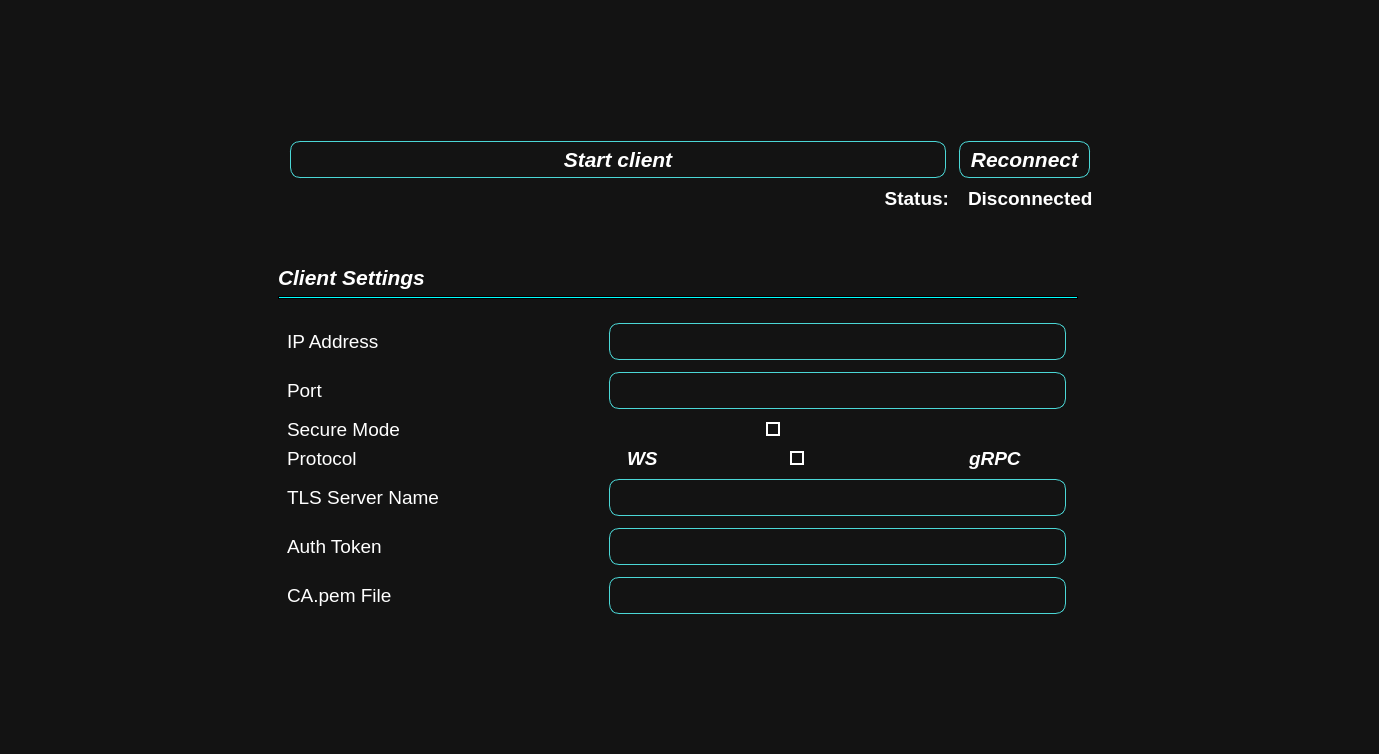
<?xml version="1.0" encoding="UTF-8"?>
<ui version="4.0">
 <class>Settings</class>
 <widget class="QMainWindow" name="Settings">
  <property name="geometry">
   <rect>
    <x>0</x>
    <y>0</y>
    <width>1379</width>
    <height>754</height>
   </rect>
  </property>
  <property name="windowTitle">
   <string>MainWindow</string>
  </property>
  <property name="styleSheet">
   <string notr="true">*{
	border: none;
	/* background-color: transparent; */
	background: none; 
	padding: 0;
	margin: 0;
	color: #fff;
}


#centralwidget{
	background-color: #131313 ; /* black */
}

QPushButton{
	background-color: transparent;
	padding: 5px 10px;
	border: 1px solid #4BD7D6 ; /* light blue */
	border-radius: 10px;
	margin: 3px;
}

QPushButton:pressed {
    background-color: #6C6C85 ; /* pastel purple */
}

#centralwidget QLineEdit {
	background-color: transparent;
	padding: 5px 10px;
	border: 1px solid #4BD7D6 ; /* light blue */
	border-radius: 10px;
	margin: 3px;
}

QComboBox{
	background-color: transparent;
	padding: 5px 10px;
	border: 1px solid #4BD7D6 ; /* light blue */
	border-radius: 10px;
	margin: 3px;
}

QComboBox::drop-down {
    image: url(:/Carbon_Icons/carbon_icons/chevron--down.svg);
}

QComboBox::down-arrow {
    image: url(:/Carbon_Icons/carbon_icons/chevron--down.svg);
}

QComboBox::up-arrow {
    image: url(:/Carbon_Icons/carbon_icons/chevron--up.svg);
}

QComboBox QAbstractItemView {
    color: #4BD7D6; /* light blue */
    background-color: #131313; /* black */
    border: 1px solid #4BD7D6; /* light blue */
    border-radius: 10px; /* rounded corners */
}

QComboBox QAbstractItemView::item {
    color: #4BD7D6; /* light blue */
    background-color: #131313; /* black */
    border: 1px solid #4BD7D6; /* light blue */
    border-radius: 10px; /* rounded corners */
	padding: 5px 10px;
	margin: 3px;
}

QComboBox QAbstractItemView::item:selected {
    background-color: #6C6C85 ; /* pastel purple */
    border-radius: 10px; /* rounded corners */
}

QCheckBox {
  background-color: transparent;
  color: white;
}

QCheckBox::indicator:unchecked {
  border: 2px solid white;
  background-color: transparent;
}

QCheckBox::indicator:checked {
  background-color: #00ffff; /* Neon blue */
  border: 2px solid #00cccc; /* Darker neon blue */
}

QCheckBox:disabled {
  color: #aaaaaa; /* Grayed out text color */
}

QCheckBox:indicator:disabled {
  background-color: #cccccc; /* Grayed out background */
}

#divider_1{
  background-color: #00ffff; /* Neon blue */
  border: 1px solid; 
}
#divider_2{
  background-color: #00ffff; /* Neon blue */
  border: 1px solid; 
}</string>
  </property>
  <widget class="QWidget" name="centralwidget">
   <property name="minimumSize">
    <size>
     <width>800</width>
     <height>631</height>
    </size>
   </property>
   <layout class="QGridLayout" name="gridLayout">
    <item row="3" column="1">
     <widget class="QFrame" name="divider_1">
      <property name="frameShape">
       <enum>QFrame::HLine</enum>
      </property>
      <property name="frameShadow">
       <enum>QFrame::Sunken</enum>
      </property>
     </widget>
    </item>
    <item row="4" column="2" rowspan="2" colspan="2" alignment="Qt::AlignTop">
     <widget class="QFrame" name="frame_page_settings">
      <property name="minimumSize">
       <size>
        <width>0</width>
        <height>0</height>
       </size>
      </property>
      <property name="frameShape">
       <enum>QFrame::StyledPanel</enum>
      </property>
      <property name="frameShadow">
       <enum>QFrame::Raised</enum>
      </property>
      <layout class="QGridLayout" name="gridLayout_3"/>
     </widget>
    </item>
    <item row="5" column="1">
     <widget class="QFrame" name="frame_general_settings">
      <property name="minimumSize">
       <size>
        <width>800</width>
        <height>0</height>
       </size>
      </property>
      <property name="frameShape">
       <enum>QFrame::StyledPanel</enum>
      </property>
      <property name="frameShadow">
       <enum>QFrame::Raised</enum>
      </property>
      <layout class="QGridLayout" name="gridLayout_2">
       <item row="3" column="3" alignment="Qt::AlignHCenter">
        <widget class="QLabel" name="label_12">
         <property name="font">
          <font>
           <pointsize>14</pointsize>
           <weight>75</weight>
           <italic>true</italic>
           <bold>true</bold>
          </font>
         </property>
         <property name="text">
          <string>WS</string>
         </property>
        </widget>
       </item>
       <item row="2" column="0" colspan="3">
        <widget class="QLabel" name="label">
         <property name="font">
          <font>
           <pointsize>14</pointsize>
          </font>
         </property>
         <property name="toolTip">
          <string>Default: Secure</string>
         </property>
         <property name="text">
          <string>Secure Mode</string>
         </property>
        </widget>
       </item>
       <item row="4" column="0">
        <widget class="QLabel" name="label_20">
         <property name="font">
          <font>
           <pointsize>14</pointsize>
          </font>
         </property>
         <property name="text">
          <string>TLS Server Name</string>
         </property>
        </widget>
       </item>
       <item row="3" column="0" colspan="2">
        <widget class="QLabel" name="label_11">
         <property name="font">
          <font>
           <pointsize>14</pointsize>
          </font>
         </property>
         <property name="toolTip">
          <string>Default: WS</string>
         </property>
         <property name="text">
          <string>Protocol</string>
         </property>
        </widget>
       </item>
       <item row="2" column="5" colspan="4" alignment="Qt::AlignLeft">
        <widget class="QCheckBox" name="place_holder_toggle_1">
         <property name="toolTip">
          <string>Default: Secure</string>
         </property>
         <property name="text">
          <string/>
         </property>
         <property name="checked">
          <bool>false</bool>
         </property>
        </widget>
       </item>
       <item row="6" column="3" colspan="6">
        <widget class="QLineEdit" name="CA_File">
         <property name="font">
          <font>
           <pointsize>14</pointsize>
          </font>
         </property>
        </widget>
       </item>
       <item row="5" column="3" colspan="6">
        <widget class="QLineEdit" name="Auth_Token">
         <property name="font">
          <font>
           <pointsize>14</pointsize>
          </font>
         </property>
        </widget>
       </item>
       <item row="1" column="0">
        <widget class="QLabel" name="label_16">
         <property name="font">
          <font>
           <pointsize>14</pointsize>
          </font>
         </property>
         <property name="text">
          <string>Port</string>
         </property>
        </widget>
       </item>
       <item row="3" column="7" colspan="2" alignment="Qt::AlignHCenter">
        <widget class="QLabel" name="label_13">
         <property name="font">
          <font>
           <pointsize>14</pointsize>
           <weight>75</weight>
           <italic>true</italic>
           <bold>true</bold>
          </font>
         </property>
         <property name="text">
          <string>gRPC</string>
         </property>
        </widget>
       </item>
       <item row="5" column="0">
        <widget class="QLabel" name="label_21">
         <property name="font">
          <font>
           <pointsize>14</pointsize>
          </font>
         </property>
         <property name="text">
          <string>Auth Token</string>
         </property>
        </widget>
       </item>
       <item row="0" column="3" colspan="6">
        <widget class="QLineEdit" name="IPAddrInput">
         <property name="font">
          <font>
           <pointsize>14</pointsize>
          </font>
         </property>
         <property name="placeholderText">
          <string/>
         </property>
        </widget>
       </item>
       <item row="2" column="3" alignment="Qt::AlignHCenter">
        <widget class="QLabel" name="label_9">
         <property name="text">
          <string/>
         </property>
         <property name="pixmap">
          <pixmap resource="../assets/res.qrc">:/Carbon_Icons/carbon_icons/security-services.svg</pixmap>
         </property>
        </widget>
       </item>
       <item row="3" column="4" colspan="3" alignment="Qt::AlignHCenter">
        <widget class="QCheckBox" name="place_holder_toggle_2">
         <property name="toolTip">
          <string>Default: WS</string>
         </property>
         <property name="text">
          <string/>
         </property>
        </widget>
       </item>
       <item row="1" column="3" colspan="6">
        <widget class="QLineEdit" name="PortInput">
         <property name="font">
          <font>
           <pointsize>14</pointsize>
          </font>
         </property>
        </widget>
       </item>
       <item row="6" column="0">
        <widget class="QLabel" name="label_17">
         <property name="font">
          <font>
           <pointsize>14</pointsize>
          </font>
         </property>
         <property name="text">
          <string>CA.pem File</string>
         </property>
        </widget>
       </item>
       <item row="4" column="3" colspan="6">
        <widget class="QLineEdit" name="TLS_Server_Name">
         <property name="font">
          <font>
           <pointsize>14</pointsize>
          </font>
         </property>
        </widget>
       </item>
       <item row="0" column="0" colspan="3">
        <widget class="QLabel" name="IPAddr">
         <property name="font">
          <font>
           <pointsize>14</pointsize>
          </font>
         </property>
         <property name="text">
          <string>IP Address</string>
         </property>
        </widget>
       </item>
      </layout>
     </widget>
    </item>
    <item row="1" column="4" rowspan="6">
     <spacer name="horizontalSpacer">
      <property name="orientation">
       <enum>Qt::Horizontal</enum>
      </property>
      <property name="sizeHint" stdset="0">
       <size>
        <width>40</width>
        <height>20</height>
       </size>
      </property>
     </spacer>
    </item>
    <item row="0" column="0" colspan="5">
     <spacer name="verticalSpacer_3">
      <property name="orientation">
       <enum>Qt::Vertical</enum>
      </property>
      <property name="sizeHint" stdset="0">
       <size>
        <width>20</width>
        <height>40</height>
       </size>
      </property>
     </spacer>
    </item>
    <item row="1" column="1" colspan="3">
     <widget class="QFrame" name="frame_2">
      <property name="sizePolicy">
       <sizepolicy hsizetype="Preferred" vsizetype="Fixed">
        <horstretch>0</horstretch>
        <verstretch>0</verstretch>
       </sizepolicy>
      </property>
      <property name="frameShape">
       <enum>QFrame::StyledPanel</enum>
      </property>
      <property name="frameShadow">
       <enum>QFrame::Raised</enum>
      </property>
      <layout class="QGridLayout" name="gridLayout_4">
       <item row="0" column="0">
        <widget class="QPushButton" name="startClientBtn">
         <property name="sizePolicy">
          <sizepolicy hsizetype="Expanding" vsizetype="Fixed">
           <horstretch>0</horstretch>
           <verstretch>0</verstretch>
          </sizepolicy>
         </property>
         <property name="font">
          <font>
           <pointsize>16</pointsize>
           <weight>75</weight>
           <italic>true</italic>
           <bold>true</bold>
          </font>
         </property>
         <property name="text">
          <string>Start client</string>
         </property>
         <property name="icon">
          <iconset resource="../assets/res.qrc">
           <normaloff>:/Carbon_Icons/carbon_icons/play.svg</normaloff>:/Carbon_Icons/carbon_icons/play.svg</iconset>
         </property>
         <property name="iconSize">
          <size>
           <width>30</width>
           <height>30</height>
          </size>
         </property>
        </widget>
       </item>
       <item row="0" column="1" colspan="2" alignment="Qt::AlignRight">
        <widget class="QPushButton" name="reconnectBtn">
         <property name="font">
          <font>
           <pointsize>16</pointsize>
           <weight>75</weight>
           <italic>true</italic>
           <bold>true</bold>
          </font>
         </property>
         <property name="text">
          <string>Reconnect</string>
         </property>
         <property name="icon">
          <iconset resource="../assets/res.qrc">
           <normaloff>:/Carbon_Icons/carbon_icons/renew.svg</normaloff>:/Carbon_Icons/carbon_icons/renew.svg</iconset>
         </property>
         <property name="iconSize">
          <size>
           <width>30</width>
           <height>30</height>
          </size>
         </property>
        </widget>
       </item>
       <item row="3" column="1" alignment="Qt::AlignRight">
        <widget class="QLabel" name="connectionLogo">
         <property name="text">
          <string/>
         </property>
         <property name="pixmap">
          <pixmap resource="../assets/res.qrc">:/Carbon_Icons/carbon_icons/connection-signal--off.svg</pixmap>
         </property>
        </widget>
       </item>
       <item row="3" column="2" alignment="Qt::AlignLeft">
        <widget class="QLabel" name="connectionStatus">
         <property name="sizePolicy">
          <sizepolicy hsizetype="Expanding" vsizetype="Preferred">
           <horstretch>0</horstretch>
           <verstretch>0</verstretch>
          </sizepolicy>
         </property>
         <property name="font">
          <font>
           <pointsize>14</pointsize>
           <weight>75</weight>
           <bold>true</bold>
          </font>
         </property>
         <property name="text">
          <string>Disconnected</string>
         </property>
        </widget>
       </item>
       <item row="3" column="0">
        <widget class="QLabel" name="status">
         <property name="font">
          <font>
           <pointsize>14</pointsize>
           <weight>75</weight>
           <bold>true</bold>
          </font>
         </property>
         <property name="text">
          <string>Status:</string>
         </property>
         <property name="alignment">
          <set>Qt::AlignRight|Qt::AlignTrailing|Qt::AlignVCenter</set>
         </property>
        </widget>
       </item>
       <item row="4" column="0" colspan="3">
        <spacer name="verticalSpacer_2">
         <property name="orientation">
          <enum>Qt::Vertical</enum>
         </property>
         <property name="sizeType">
          <enum>QSizePolicy::Maximum</enum>
         </property>
         <property name="sizeHint" stdset="0">
          <size>
           <width>20</width>
           <height>40</height>
          </size>
         </property>
        </spacer>
       </item>
      </layout>
     </widget>
    </item>
    <item row="6" column="1" colspan="3">
     <spacer name="verticalSpacer">
      <property name="orientation">
       <enum>Qt::Vertical</enum>
      </property>
      <property name="sizeType">
       <enum>QSizePolicy::Expanding</enum>
      </property>
      <property name="sizeHint" stdset="0">
       <size>
        <width>20</width>
        <height>40</height>
       </size>
      </property>
     </spacer>
    </item>
    <item row="2" column="1">
     <widget class="QLabel" name="label_19">
      <property name="font">
       <font>
        <pointsize>16</pointsize>
        <weight>75</weight>
        <italic>true</italic>
        <bold>true</bold>
       </font>
      </property>
      <property name="text">
       <string>Client Settings</string>
      </property>
     </widget>
    </item>
    <item row="1" column="0" rowspan="6">
     <spacer name="horizontalSpacer_2">
      <property name="orientation">
       <enum>Qt::Horizontal</enum>
      </property>
      <property name="sizeHint" stdset="0">
       <size>
        <width>40</width>
        <height>20</height>
       </size>
      </property>
     </spacer>
    </item>
   </layout>
  </widget>
 </widget>
 <resources>
  <include location="../assets/res.qrc"/>
 </resources>
 <connections/>
</ui>
